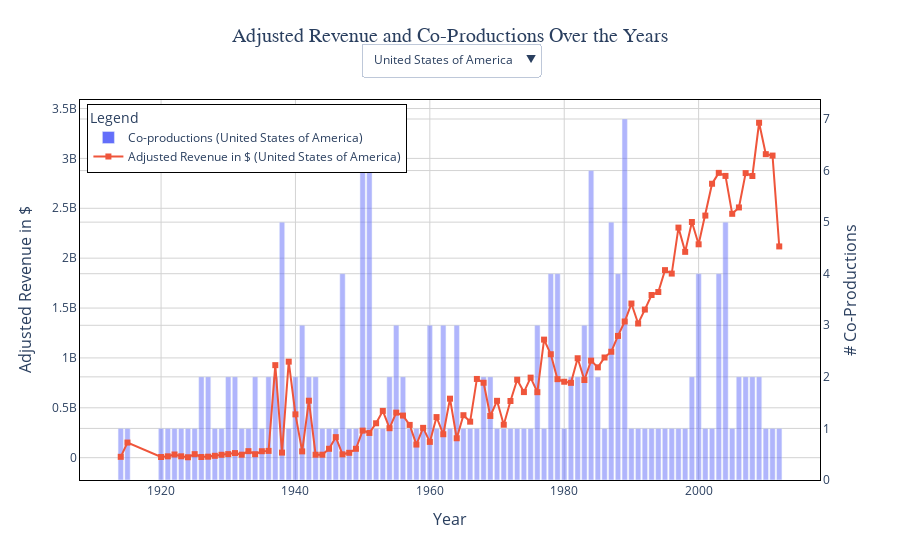

Write notebook code for a chart like this one.
### Code cell
import plotly.graph_objects as go

# Initialize figure
fig = go.Figure()
df_movies_eco_exploded_countries['countries'] = df_movies_eco_exploded_countries['countries'].astype(str)

# Add traces for each country's data
for i, country in enumerate(df_movies_eco_exploded_countries['countries'].unique()):
    country_data = df_movies_eco_exploded_countries[df_movies_eco_exploded_countries['countries'] == country].groupby('year', as_index=False)[['revenue', 'revenue_adj']].sum()

    # Add Bar trace (with transparency)
    fig.add_trace(go.Bar(
        x=country_data['year'],
        y=df_movies_eco_coprod_countries_count['co_production_count'],  # Count of co-productions
        name=f'Co-productions ({country})',
        marker=dict(opacity=0.5),
        visible=True if country == df_movies_eco_exploded_countries['countries'].unique()[0] else False,
        yaxis='y2'  # Use the primary y-axis
    ))

    fig.add_trace(go.Scatter(
        x=country_data['year'],
        y=country_data['revenue_adj'],
        mode='lines+markers',
        name=f'Adjusted Revenue in $ ({country})',
        visible=True if country == df_movies_eco_exploded_countries['countries'].unique()[0] else False,
        line=dict(width=2),
        marker=dict(size=6, symbol='square'),
        yaxis='y'  # Use the secondary y-axis
    ))

# Create dropdown buttons for filtering by country
buttons = []
for country in df_movies_eco_exploded_countries['countries'].unique():
    visibility = [country == trace.name.split('(')[1].split(')')[0].strip() for trace in fig.data]

    button = {
        'label': country,
        'method': 'update',
        'args': [
            {'visible': visibility},  # Update visibility of traces
            {'title': f"Adjusted Revenue and Co-Productions: {country}"}
        ]
    }
    buttons.append(button)

# Update layout with dropdown menu and styling
fig.update_layout(
    updatemenus=[{
        'buttons': buttons,
        'direction': 'down',
        'showactive': True,
        'x': 0.5,
        'y': 1.15,
        'xanchor': 'center',
        'yanchor': 'top'
    }],
    title={
        'text': "Adjusted Revenue and Co-Productions Over the Years",
        'y': 0.95,
        'x': 0.5,
        'xanchor': 'center',
        'yanchor': 'top',
        'font': dict(size=20, family='Arial, sans-serif')
    },
    xaxis=dict(
        title='Year',
        titlefont=dict(size=16),
        tickfont=dict(size=12),
        showgrid=True,
        gridcolor='lightgrey',
        zeroline=False
    ),
    yaxis=dict(
        title='Adjusted Revenue in $',
        titlefont=dict(size=16),
        tickfont=dict(size=12),
        overlaying='y2',
        showgrid=True,
        gridcolor='lightgrey',
        zeroline=False
    ),
    yaxis2=dict(
        title='# Co-Productions',
        titlefont=dict(size=16),
        tickfont=dict(size=12),
        side='right',
        showgrid=True,
        gridcolor='lightgrey',
        zeroline=False
    ),
    legend=dict(
        title='Legend',
        x=0.01,
        y=0.99,
        bordercolor="Black",
        borderwidth=1,
        font=dict(size=12)
    ),
    plot_bgcolor='white'
)

# Add grid lines and background
fig.update_xaxes(showline=True, linewidth=1, linecolor='black', mirror=True)
fig.update_yaxes(showline=True, linewidth=1, linecolor='black', mirror=True)

# Show the figure
fig.show()
fig.write_html("Rev_vs_Co-prod.html")
